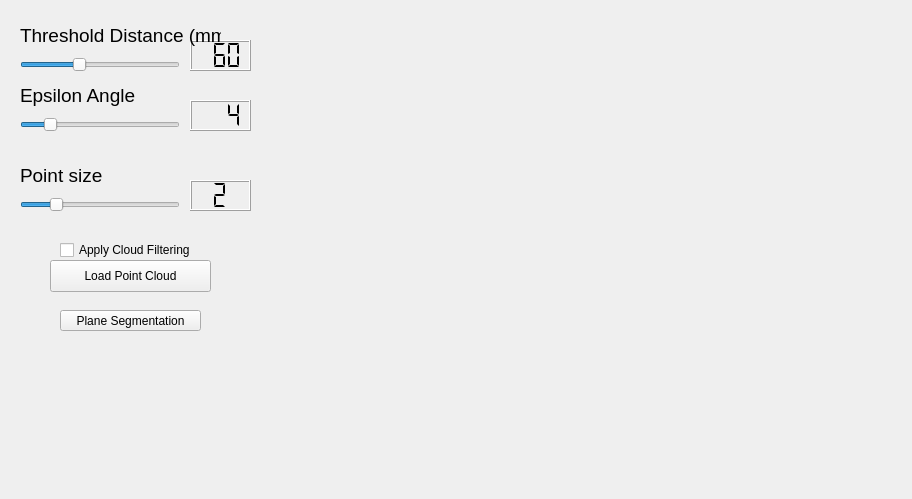
<?xml version="1.0" encoding="UTF-8"?>
<ui version="4.0">
 <class>PCLViewer</class>
 <widget class="QMainWindow" name="PCLViewer">
  <property name="geometry">
   <rect>
    <x>0</x>
    <y>0</y>
    <width>912</width>
    <height>499</height>
   </rect>
  </property>
  <property name="minimumSize">
   <size>
    <width>0</width>
    <height>0</height>
   </size>
  </property>
  <property name="maximumSize">
   <size>
    <width>5000</width>
    <height>5000</height>
   </size>
  </property>
  <property name="windowTitle">
   <string>PCLViewer</string>
  </property>
  <widget class="QWidget" name="centralwidget">
   <widget class="QVTKWidget" name="qvtkWidget" native="true">
    <property name="geometry">
     <rect>
      <x>260</x>
      <y>10</y>
      <width>640</width>
      <height>480</height>
     </rect>
    </property>
   </widget>
   <widget class="QSlider" name="horizontalSlider_G">
    <property name="geometry">
     <rect>
      <x>20</x>
      <y>50</y>
      <width>160</width>
      <height>29</height>
     </rect>
    </property>
    <property name="minimum">
     <number>10</number>
    </property>
    <property name="maximum">
     <number>150</number>
    </property>
    <property name="singleStep">
     <number>10</number>
    </property>
    <property name="value">
     <number>60</number>
    </property>
    <property name="orientation">
     <enum>Qt::Horizontal</enum>
    </property>
   </widget>
   <widget class="QSlider" name="horizontalSlider_B">
    <property name="geometry">
     <rect>
      <x>20</x>
      <y>110</y>
      <width>160</width>
      <height>29</height>
     </rect>
    </property>
    <property name="minimum">
     <number>1</number>
    </property>
    <property name="maximum">
     <number>20</number>
    </property>
    <property name="singleStep">
     <number>3</number>
    </property>
    <property name="pageStep">
     <number>3</number>
    </property>
    <property name="value">
     <number>4</number>
    </property>
    <property name="orientation">
     <enum>Qt::Horizontal</enum>
    </property>
   </widget>
   <widget class="QLCDNumber" name="lcdNumber_G">
    <property name="geometry">
     <rect>
      <x>190</x>
      <y>40</y>
      <width>61</width>
      <height>31</height>
     </rect>
    </property>
    <property name="digitCount">
     <number>3</number>
    </property>
    <property name="segmentStyle">
     <enum>QLCDNumber::Flat</enum>
    </property>
    <property name="intValue" stdset="0">
     <number>60</number>
    </property>
   </widget>
   <widget class="QLCDNumber" name="lcdNumber_B">
    <property name="geometry">
     <rect>
      <x>190</x>
      <y>100</y>
      <width>61</width>
      <height>31</height>
     </rect>
    </property>
    <property name="digitCount">
     <number>3</number>
    </property>
    <property name="segmentStyle">
     <enum>QLCDNumber::Flat</enum>
    </property>
    <property name="value" stdset="0">
     <double>4.000000000000000</double>
    </property>
    <property name="intValue" stdset="0">
     <number>4</number>
    </property>
   </widget>
   <widget class="QSlider" name="horizontalSlider_p">
    <property name="geometry">
     <rect>
      <x>20</x>
      <y>190</y>
      <width>160</width>
      <height>29</height>
     </rect>
    </property>
    <property name="minimum">
     <number>1</number>
    </property>
    <property name="maximum">
     <number>6</number>
    </property>
    <property name="value">
     <number>2</number>
    </property>
    <property name="orientation">
     <enum>Qt::Horizontal</enum>
    </property>
   </widget>
   <widget class="QLCDNumber" name="lcdNumber_p">
    <property name="geometry">
     <rect>
      <x>190</x>
      <y>180</y>
      <width>61</width>
      <height>31</height>
     </rect>
    </property>
    <property name="digitCount">
     <number>1</number>
    </property>
    <property name="segmentStyle">
     <enum>QLCDNumber::Flat</enum>
    </property>
    <property name="intValue" stdset="0">
     <number>2</number>
    </property>
   </widget>
   <widget class="QLabel" name="label_2">
    <property name="geometry">
     <rect>
      <x>20</x>
      <y>20</y>
      <width>201</width>
      <height>31</height>
     </rect>
    </property>
    <property name="font">
     <font>
      <pointsize>14</pointsize>
      <weight>50</weight>
      <italic>false</italic>
      <bold>false</bold>
     </font>
    </property>
    <property name="text">
     <string>Threshold Distance (mm)</string>
    </property>
   </widget>
   <widget class="QLabel" name="label_3">
    <property name="geometry">
     <rect>
      <x>20</x>
      <y>80</y>
      <width>191</width>
      <height>31</height>
     </rect>
    </property>
    <property name="font">
     <font>
      <pointsize>14</pointsize>
      <weight>50</weight>
      <italic>false</italic>
      <bold>false</bold>
     </font>
    </property>
    <property name="text">
     <string>Epsilon Angle</string>
    </property>
   </widget>
   <widget class="QLabel" name="label_4">
    <property name="geometry">
     <rect>
      <x>20</x>
      <y>160</y>
      <width>141</width>
      <height>31</height>
     </rect>
    </property>
    <property name="font">
     <font>
      <pointsize>14</pointsize>
      <weight>50</weight>
      <italic>false</italic>
      <bold>false</bold>
     </font>
    </property>
    <property name="text">
     <string>Point size</string>
    </property>
   </widget>
   <widget class="QPushButton" name="pushButton_planeSegment">
    <property name="geometry">
     <rect>
      <x>60</x>
      <y>310</y>
      <width>141</width>
      <height>21</height>
     </rect>
    </property>
    <property name="text">
     <string>Plane Segmentation</string>
    </property>
   </widget>
   <widget class="QPushButton" name="pushButton_load">
    <property name="geometry">
     <rect>
      <x>50</x>
      <y>260</y>
      <width>161</width>
      <height>32</height>
     </rect>
    </property>
    <property name="text">
     <string>Load Point Cloud</string>
    </property>
   </widget>
   <widget class="QCheckBox" name="planeExtract">
    <property name="geometry">
     <rect>
      <x>60</x>
      <y>240</y>
      <width>150</width>
      <height>20</height>
     </rect>
    </property>
    <property name="toolTip">
     <string>Useful when exist a raw point cloud.</string>
    </property>
    <property name="text">
     <string>Apply Cloud Filtering</string>
    </property>
   </widget>
  </widget>
 </widget>
 <customwidgets>
  <customwidget>
   <class>QVTKWidget</class>
   <extends>QWidget</extends>
   <header>qvtkwidget.h</header>
  </customwidget>
 </customwidgets>
 <resources/>
 <connections>
  <connection>
   <sender>horizontalSlider_G</sender>
   <signal>sliderMoved(int)</signal>
   <receiver>lcdNumber_G</receiver>
   <slot>display(int)</slot>
   <hints>
    <hint type="sourcelabel">
     <x>166</x>
     <y>193</y>
    </hint>
    <hint type="destinationlabel">
     <x>235</x>
     <y>195</y>
    </hint>
   </hints>
  </connection>
  <connection>
   <sender>horizontalSlider_B</sender>
   <signal>sliderMoved(int)</signal>
   <receiver>lcdNumber_B</receiver>
   <slot>display(int)</slot>
   <hints>
    <hint type="sourcelabel">
     <x>185</x>
     <y>273</y>
    </hint>
    <hint type="destinationlabel">
     <x>224</x>
     <y>275</y>
    </hint>
   </hints>
  </connection>
  <connection>
   <sender>horizontalSlider_p</sender>
   <signal>sliderMoved(int)</signal>
   <receiver>lcdNumber_p</receiver>
   <slot>display(int)</slot>
   <hints>
    <hint type="sourcelabel">
     <x>136</x>
     <y>352</y>
    </hint>
    <hint type="destinationlabel">
     <x>253</x>
     <y>342</y>
    </hint>
   </hints>
  </connection>
 </connections>
</ui>
